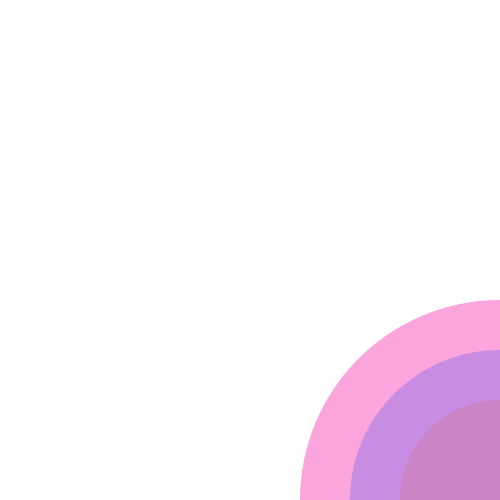
Frame 1 (no input)
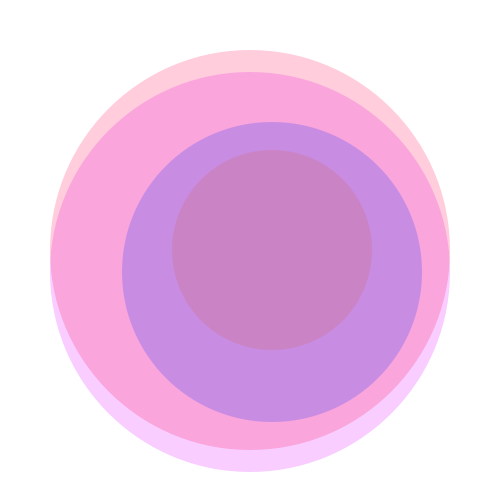
Frame 60 (the mouse pressed at the canvas centre just before this capture)
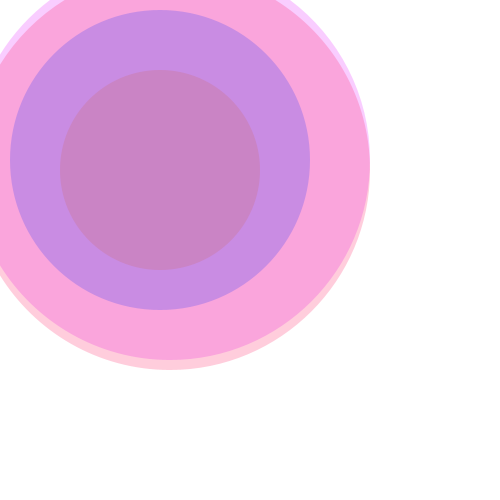
Frame 120 (the mouse held since frame 60 and released just before this capture)

The Processing sketch that drew these frames (run headless with seeded random() and noise(); from frame 60 on, the mouse is pressed at the canvas centre):

// Processing sketch: dorian_exercice_collisions
// ── dorian_exercice_collisions.pde
float x = 500;
float y = 500;
float xSpeed =10;
float ySpeed = 4;

void setup() {
  size(500, 500);
}

void draw() {
  background(255);
  noStroke();
  fill(222, 0, 255, 50);
  ellipse(x, y, 400, 400);
  fill(255, 0, 78, 50);
  ellipse(x, x, 400, 400);
  fill(255, 111, 33, 50);
  ellipse(y, x, 200, 200);
  fill(0, 36, 255, 50);
  ellipse(y, y, 300, 300);
  

  x += xSpeed;
  y += ySpeed;
  
  if (x < 100 || x > width) {
    xSpeed *= -1;
  }

  if (y < 100  || y > height) {
    ySpeed *= -1;
  }
}
